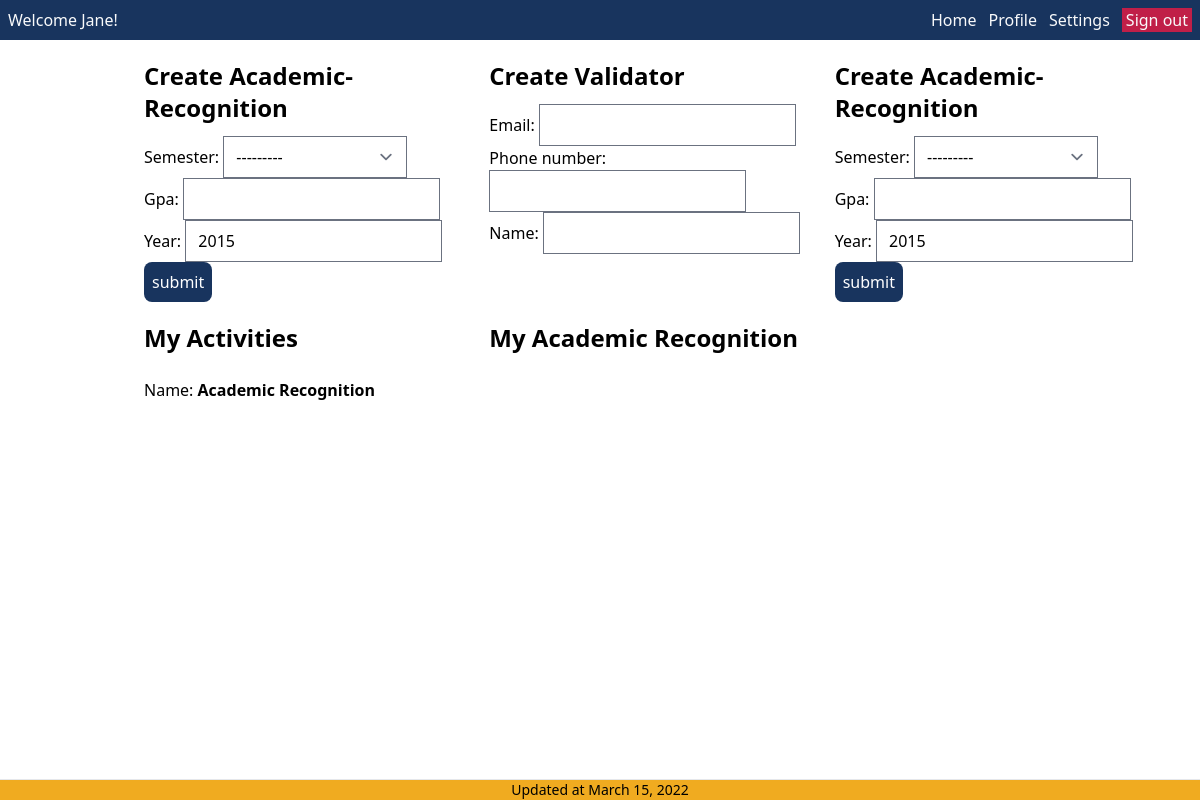
/ (signed in), run on an earlier commit of the app's database.
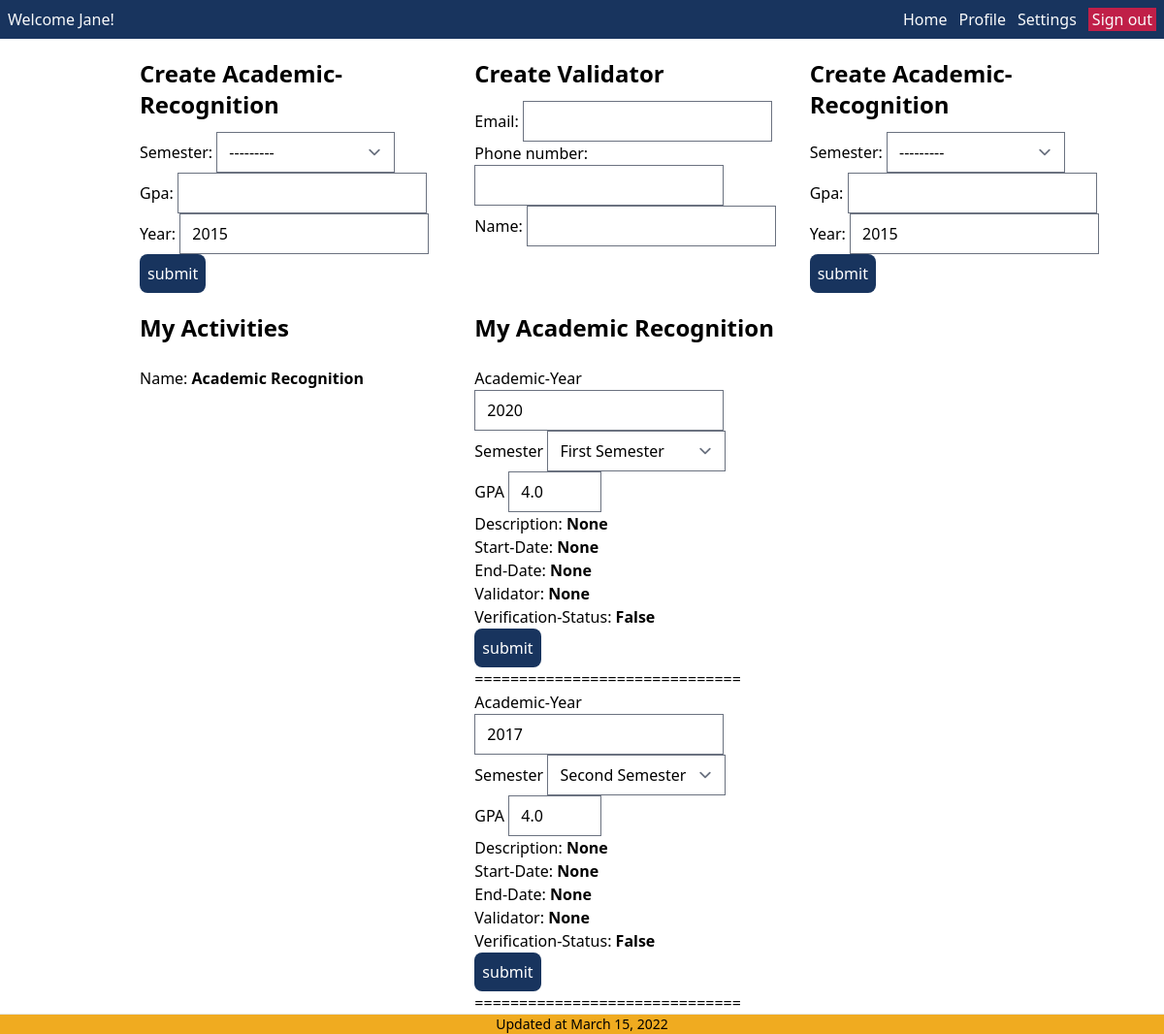
And on a later commit of the database.
### spapp/models.py (models this page shows, shortened)
class Activities(models.Model):
    student = models.ForeignKey(Student, on_delete=models.CASCADE)
    activity_name = models.CharField(max_length=30, null=True)
    description = models.TextField(null=True)
    start_date = models.DateField(null=True)
    end_date = models.DateField(null=True)
    validator = models.ForeignKey(
        Validator, null=True, on_delete=models.SET_NULL)
    verification_status = models.BooleanField(default=False)
    rewarded_points = models.IntegerField(default=0)

class AcademicRecognition(models.Model):
    SEMESTER = [('first_semester', 'First Semester'),
                ('second_semester', 'Second Semester')]
    activity = models.OneToOneField(
        Activities, on_delete=models.CASCADE, related_name="academic_recognition")
    semester = models.CharField(max_length=30, choices=SEMESTER)
    gpa = models.FloatField(max_length=3)
    year = models.IntegerField(default=2015)

### spapp/views.py (the view)
# urls.py: path('', views.DashboardPage.as_view(), name='dashboard'),
class DashboardPage(LoginRequiredMixin, generic.TemplateView):
    login_url = 'spapp:login'
    template_name = "pages/student/dashboard.html"
    def get_context_data(self, **kwargs):
        context = super().get_context_data(**kwargs)
        try:
            student = Student.objects.get(user=self.request.user)
            context = {
                'activities': Activities.objects.filter(student=student),
                'academic_recogs': AcademicRecognition.objects.filter(activity__student=student),
                'ar_form': ARForm,
                'v_form': ValidatorForm
            }
        except:
            print("Admin")
        return context

### theme/templates/pages/student/dashboard.html (shortened to what this page needs)
{% extends "components/student/layout.html" %}
{% block content %}
<div class="grid grid-cols-3 m-5 ml-36">
    <div>
        <b><h3>Create Academic-Recognition</h3></b>
        <form method="post" class="border-solid rounded-lg pt-3" action="{% url 'spapp:create-ar' %}">
            {{ar_form.as_p}}
            <input type="submit" value="submit" class="bg-primary text-white rounded-lg p-2 border-solid" />
        </form>
    </div>
    <div>
        <b><h3>Create Validator</h3></b>
        <form method="post" class="border-solid rounded-lg pt-3" action="#">
            {{v_form.as_p}}
        </form>
    </div>
    <div>
        <b><h3>Create Academic-Recognition</h3></b>
        <form method="post" class="border-solid rounded-lg pt-3" action="{% url 'spapp:create-ar' %}">
            {{ar_form.as_p}}
            <input type="submit" value="submit" class="bg-primary text-white rounded-lg p-2 border-solid" />
        </form>
    </div>
</div>
<div class="grid grid-cols-3 m-5 ml-36">
    <div>
        <b><h3>My Activities</h3></b><br>
        {% for activity in activities %}
            {% ifchanged %}
                <div class="mt-0">
                    Name: <strong>{{activity.activity_name}}</strong><br>
                </div><br>
            {% endifchanged %}
        {% endfor %}
    </div>
    <div>
        <b><h3>My Academic Recognition</h3></b><br>
        {% for ar in academic_recogs %}
            <form method="post" action="{% url 'spapp:update-ar' ar.id %}">
                <div class="mt-0">
                    <label>Academic-Year</label>
                    <input type="number" name="year" value="{{ar.year}}"><br>
                    <label>Semester</label>
                    <select name="semester">
                        {% if ar.semester == 'first_semester' %}
                            <option selected value="first_semester">First Semester</option>
                        {% else %}
                            <option selected value="second_semester">Second Semester</option>
                        {% endif %}
                    </select><br>
                    <label>GPA</label>
                    <input type="number" max="4" min="0" name="gpa" value="{{ar.gpa}}"><br>
                    Description: <strong>{{ar.activity.description}}</strong><br>
                    Start-Date: <strong>{{ar.activity.start_date}}</strong><br>
                    End-Date: <strong>{{ar.activity.end_date}}</strong><br>
                    Validator: <strong>{{ar.activity.validator}}</strong><br>
                    Verification-Status: <strong>{{ar.activity.verification_status}}</strong><br>
                </div>
                <input type="submit" value="submit" class="bg-primary text-white rounded-lg p-2 border-solid" />
                <br><span>==============================</span>
            </form>
        {% endfor %}
    </div>
</div>
{% endblock %}

### theme/templates/components/student/layout.html (shortened to what this page needs)
{% extends 'base.html' %}
{% block body %}
	{% block header %}
		{% include "components/student/header.html" %}
	{% endblock %}
	{% block content%}
	{% endblock %}
	{% block footer %}
		{% include "components/student/footer.html" %}
	{% endblock %}
{% endblock %}

### theme/templates/base.html (shortened to what this page needs)
{% load tailwind_tags %}
{% load static %}
<!DOCTYPE html>
<html lang="en">
	<head>
		{% tailwind_css %}
		<link rel="stylesheet" href="https://use.fontawesome.com/releases/v5.11.2/css/all.css" />
	</head>
	<body>
	{% block body %}{% endblock %}
	</body>
</html>

### theme/templates/components/student/header.html
<div class="bg-primary text-gray-50">
    <div class="flex flex-row justify-between px-2 py-2 gap-2">
        <div>
            <a href="{% url 'spapp:dashboard' %}"> Welcome {{ user.first_name }}! </a>
        </div>
        <div class="flex flex-row justify-between gap-3">
            <a href="{% url 'spapp:dashboard' %}"> Home </a>
            <a href="{% url 'spapp:profile' %}"> Profile </a>
            <a href="{% url 'spapp:settings' %}"> Settings </a>
            <a href="{% url 'spapp:logout' %}" class="px-1 bg-red "> Sign out </a>
        </div>
    </div>
</div>

### theme/templates/components/student/footer.html
<div class="absolute bottom-0 left-0 w-screen bg-secondary">
<hr />
<div class="text-sm text-center"> Updated at March 15, 2022 </div>
</div>

What changed in the data, as far as the page shows it:
added AcademicRecognition: year "2020", semester "First Semester", gpa "4.0", activity.description "None", activity.start_date "None", activity.end_date "None", activity.validator "None", activity.verification_status "False"
added AcademicRecognition: year "2017", semester "Second Semester", gpa "4.0", activity.description "None", activity.start_date "None", activity.end_date "None", activity.validator "None", activity.verification_status "False"
